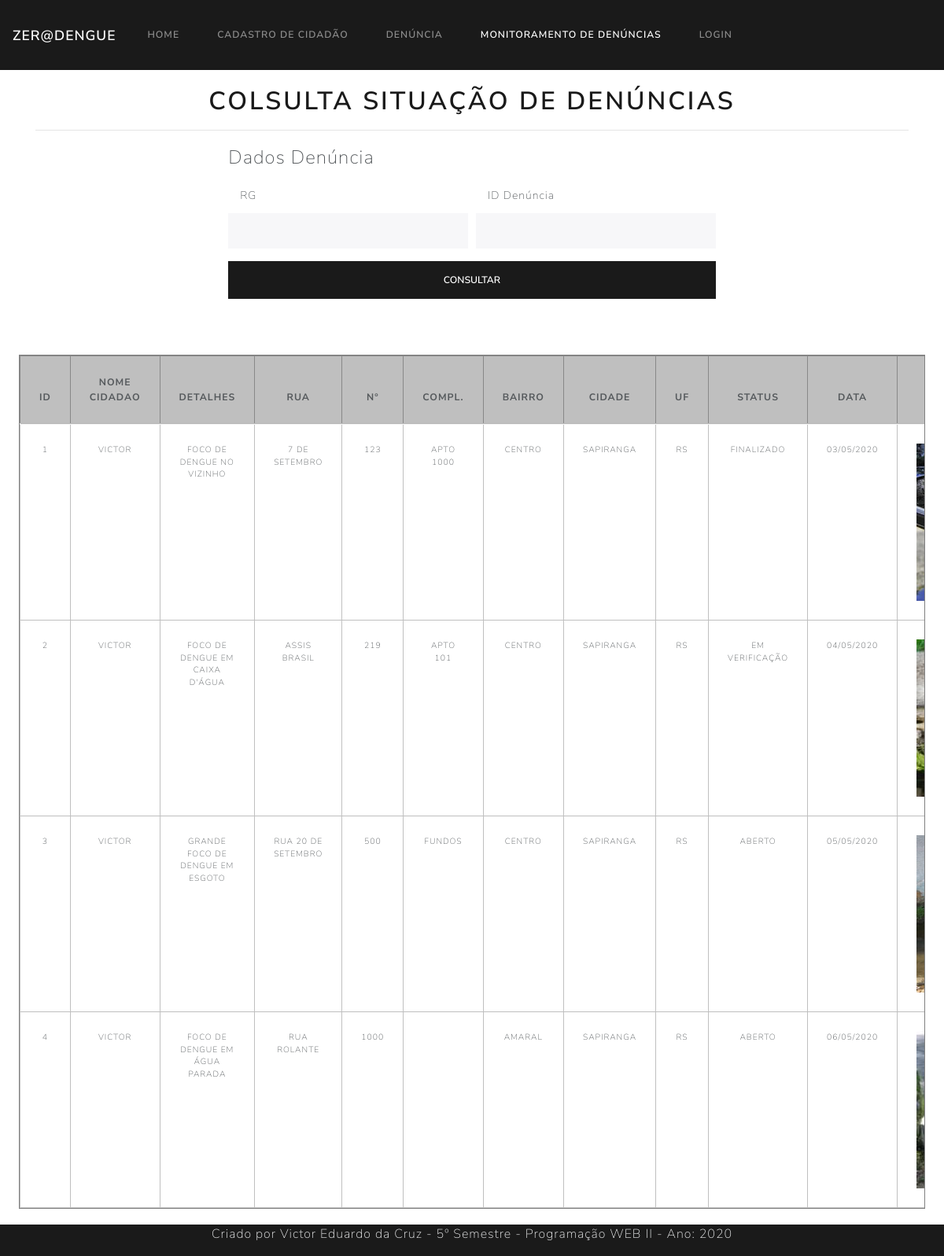
The app's page /index.php/monitoramento with its own data.
### tables this page shows
CREATE TABLE `denuncia` (
  `id_denuncia` int(50) NOT NULL AUTO_INCREMENT,
  `id_cidadao` int(50) NOT NULL,
  `descricao` varchar(200) NOT NULL,
  `acao_tomada` varchar(200) DEFAULT NULL,
  `status` varchar(1) NOT NULL CHECK (`status` in ('A','V','F','C')),
  `rua` varchar(100) NOT NULL,
  `numero` varchar(5) NOT NULL,
  `complemento` varchar(10) DEFAULT NULL,
  `bairro` varchar(50) NOT NULL,
  `cidade` varchar(50) NOT NULL,
  `cep` int(8) NOT NULL,
  `uf` varchar(2) NOT NULL,
  `imagem` varchar(100) DEFAULT NULL,
  `data` date NOT NULL,
  PRIMARY KEY (`id_denuncia`)
);

### application/controllers/Monitoramento.php (called while the page is built, shortened)
<?php
class Monitoramento extends CI_Controller {
	function __construct(){
		 $this->load->library('session');
	}
	public function index()
	{
		$this->getAll();
	}
	public function getAll()
	{
		$this->load->model('Monitoramento_model', 'monitoramento');
		$data["records"] = $this->monitoramento->getAll();
		$this->load->view('monitoramento', $data);
	}
}

### index.php (called while the page is built, shortened)
<?php
require_once BASEPATH.'core/CodeIgniter.php';

### application/models/Monitoramento_model.php (called while the page is built, shortened)
<?php
class Monitoramento_model extends CI_Model {
	function getAll(){
		$query = $this->db->query("
				SELECT UPPER(c.nome) as nome_cidadao
					  ,d.id_denuncia
					  ,UPPER(d.descricao) as descricao
				      ,UPPER(d.rua) as rua
				      ,d.numero
				      ,UPPER(d.complemento) as complemento
				      ,UPPER(d.bairro) as bairro
				      ,UPPER(d.cidade) as cidade
				      ,d.uf
				      ,d.imagem
				      ,case d.status
				        when 'A' then 'ABERTO'
				        when 'V' then 'EM VERIFICAÇÃO'
				        when 'F' then 'FINALIZADO'
				        when 'C' then 'CANCELADO'
				       end as status_denuncia
				      ,date_format(data,'%d/%m/%Y')as data_denuncia
				  FROM cidadao c
					  ,denuncia d
				 WHERE c.id_cidadao = d.id_cidadao
			   ORDER BY c.nome
					   ,d.id_denuncia
				");
		return $query;
	}
}

### application/views/components/consulta-monitoramento.php (the view, shortened to what this page needs)
?><!DOCTYPE html>
<html lang="pt-br">
	<head>
	</head>
	<body>
		<div class="table-container">
			<table class="table table-striped table-inverse table-hover table-responsive table-bordered">
				<thead class="table-primary">
					<tr>
						<th>ID</th>
						<th>Nome Cidadao</th>
						<th>Detalhes</th>
						<th>Rua</th>
						<th>Nº</th>
						<th>Compl.</th>
						<th>Bairro</th>
						<th>Cidade</th>
						<th>UF</th>
						<th>Status</th>
						<th>Data</th>
						<th>Imagem</th>
					</tr>
				</thead>
				<tbody>
					<?php
					if ($records->num_rows() > 0){
					foreach ($records->result() as $row) {
					?>
					<tr class="table-light">
						<td><?php echo $row->id_denuncia; ?></td>
						<td><?php echo $row->nome_cidadao; ?></td>
						<td><?php echo $row->descricao; ?></td>
						<td><?php echo $row->rua; ?></td>
						<td><?php echo $row->numero; ?></td>
						<td><?php echo $row->complemento; ?></td>
						<td><?php echo $row->bairro; ?></td>
						<td><?php echo $row->cidade; ?></td>
						<td><?php echo $row->uf; ?></td>
						<td><?php echo $row->status_denuncia; ?></td>
						<td><?php echo $row->data_denuncia; ?></td>
						<td><img class="imagem" src="<?php echo $row->imagem; ?>"></img> </td>
					</tr>
					<?php
					}
					}
					else{
					?>
					<tr>
						<td colspan="11">A consulta não retornou registros.</td>
					</tr>
					<?php
					}
					?>
				</tbody>
			</table>
		</div>
	</body>
</html>

### application/views/monitoramento.php (shortened to what this page needs)
?><!DOCTYPE html>
<html lang="en">
	<head>
		<link rel="stylesheet" href="<?php echo base_url(); ?>assets/css/bootstrap.min.css">
		<link rel="stylesheet" href="<?php echo base_url(); ?>assets/css/style.css">
	</head>
	<body>
		<?php
			$dados['active_tab'] = 'monitoramento';
			$this->load->view('components/templates/header', $dados);
			$this->load->view('components/forms/form-monitoramento');
			$this->load->view('components/consulta-monitoramento');
			$this->load->view('components/templates/footer');
		?>
	</body>
</html>

### application/views/components/templates/header.php (shortened to what this page needs)
<!DOCTYPE html>
<html lang="pt-br">
	<head>
		<link href="<?php echo base_url(); ?>assets/css/bootstrap.min.css" rel="stylesheet">
		<link rel="stylesheet" href="<?php echo base_url(); ?>assets/css/style.css">
	</head>
	<body>
		<nav class="navbar navbar-expand-lg navbar-dark bg-primary">
			<a class="navbar-brand" href="">Zer@Dengue</a>
			<div class="collapse navbar-collapse" id="navbarColor01">
				<ul class="navbar-nav mr-auto">
					<li  <?php if($active_tab == 'home') { ?> class="nav-item active" <?php } else { ?> class="nav-item" <?php } ?>>
						<a class="nav-link" href="<?php echo base_url(); ?>">Home <span class="sr-only">(current)</span></a>
					</li>
					<li  <?php if($active_tab == 'cidadao') { ?> class="nav-item active" <?php } else { ?> class="nav-item" <?php } ?>>
						<a class="nav-link" href="<?php echo base_url(); ?>index.php/Cidadao/">Cadastro de Cidadão</a>
					</li>
					<li  <?php if($active_tab == 'denuncia') { ?> class="nav-item active" <?php } else { ?> class="nav-item" <?php } ?>>
						<a class="nav-link" href="<?php echo base_url(); ?>index.php/Denuncia/">Denúncia</a>
					</li>
					<li  <?php if($active_tab == 'monitoramento') { ?> class="nav-item active" <?php } else { ?> class="nav-item" <?php } ?>>
						<a class="nav-link" href="<?php echo base_url(); ?>index.php/Monitoramento/">Monitoramento de Denúncias</a>
					</li>
					<li  <?php if($active_tab == 'login') { ?> class="nav-item active" <?php } else { ?> class="nav-item" <?php } ?>>
						<a class="nav-link" href="<?php echo base_url(); ?>index.php/Login/">Login</a>
					</li>
				</ul>
			</div>
		</nav>
	</body>
</html>

### application/views/components/forms/form-monitoramento.php (shortened to what this page needs)
?><!DOCTYPE html>
<html lang="pt-br">
	<body>
		<br>
		<div class="container">
			<h1 style="text-align: center">Colsulta Situação de Denúncias</h1><hr>
			<div class="form form_">
				<form action="<?php echo base_url();?>index.php/Monitoramento/consultar" method="GET">
					<div class="form-row">
						<legend class="col-md-12">Dados Denúncia</legend>
						<div class="form-group col-md-6">
							<label for="nome"  class="col-sm-6 col-form-label">RG</label>
							<input type="text" class="form-control"name="rg" placeholder="" value="<?php echo (!empty($rg) ? $rg : ""); ?>">
						</div>
						<div class="form-group col-md-6">
							<label for="nome"  class="col-sm-6 col-form-label">ID Denúncia</label>
							<input type="text" class="form-control"name="id_denuncia" placeholder="" value="<?php echo (!empty($id_denuncia) ? $id_denuncia : ""); ?>">
						</div>
					</div>
					<div class="form-row">
						<div class="form-group col-md-12">
						<button type="submit" class="btn btn-primary col-md-12">Consultar</button>
					</div>
					</div>
				</div>
		</div>
</body>
</html>

### application/views/components/templates/footer.php (shortened to what this page needs)
?><!DOCTYPE html>
<html lang="pt-br">
	<body>
		<div class="footer_ bg-primary">
			<footer>
				<p  style="font-size: 16px; color: rgb(238, 239, 240);">Criado por Victor Eduardo da Cruz - 5º Semestre - Programação WEB II - Ano: 2020</p>
			</footer>
		</div>
	</body>
</html>

### assets/css/style.css (style rules this page uses)
div.footer_ { position: fixed; bottom: 0; right: 0; left: 0; width: 100%; font-size: 18px; text-align: center; margin: 0; align-content: center }
.form { width: 100%; padding-bottom: 50px }
div.form_ { width: 100%; align-items: center; justify-content: center; display: flex }
div.form_ { position: relative; width: 100%; display: flex; align-items: center; justify-content: center }
.imagem { height: 200px; border: 1px none rgb(0, 0, 0); width: 400px }
input[type=text], input[type="password"], input[type="email"] option { font-size: 14px }
.table-container { height: 5%; display: flex; align-items: center; 2 width: 80%; position: inherit }
div.table-container table { margin-left: 2%; margin-right: 2%; margin-bottom: 5%; border: 1px solid gray }
div.table-container table th, td { text-align: center }
div.table-container table td { border-color: #bfbfbf; font-size: 0.65rem }
@media (min-width:576px) { .form { width: 100%; padding-bottom: 5% } }
@media (min-width:1200px) { .form { width: 60%; padding-bottom: 5% } }
@media (min-width:1200px) { input[type=text], input[type="password"], input[type="email"], option { t font-size: 16px } }

### records on screen
denuncia: id_denuncia "1", nome_cidadao "VICTOR", descricao "FOCO DE DENGUE NO VIZINHO", rua "7 DE SETEMBRO", numero "123", complemento "APTO 1000", bairro "CENTRO", cidade "SAPIRANGA", uf "RS", status_denuncia "FINALIZADO", data_denuncia "03/05/2020", imagem (picture)
denuncia: id_denuncia "2", nome_cidadao "VICTOR", descricao "FOCO DE DENGUE EM CAIXA D'ÁGUA", rua "ASSIS BRASIL", numero "219", complemento "APTO 101", bairro "CENTRO", cidade "SAPIRANGA", uf "RS", status_denuncia "EM VERIFICAÇÃO", data_denuncia "04/05/2020", imagem (picture)
denuncia: id_denuncia "3", nome_cidadao "VICTOR", descricao "GRANDE FOCO DE DENGUE EM ESGOTO", rua "RUA 20 DE SETEMBRO", numero "500", complemento "FUNDOS", bairro "CENTRO", cidade "SAPIRANGA", uf "RS", status_denuncia "ABERTO", data_denuncia "05/05/2020", imagem (picture)
denuncia: id_denuncia "4", nome_cidadao "VICTOR", descricao "FOCO DE DENGUE EM ÁGUA PARADA", rua "RUA ROLANTE", numero "1000", bairro "AMARAL", cidade "SAPIRANGA", uf "RS", status_denuncia "ABERTO", data_denuncia "06/05/2020", imagem (picture)
